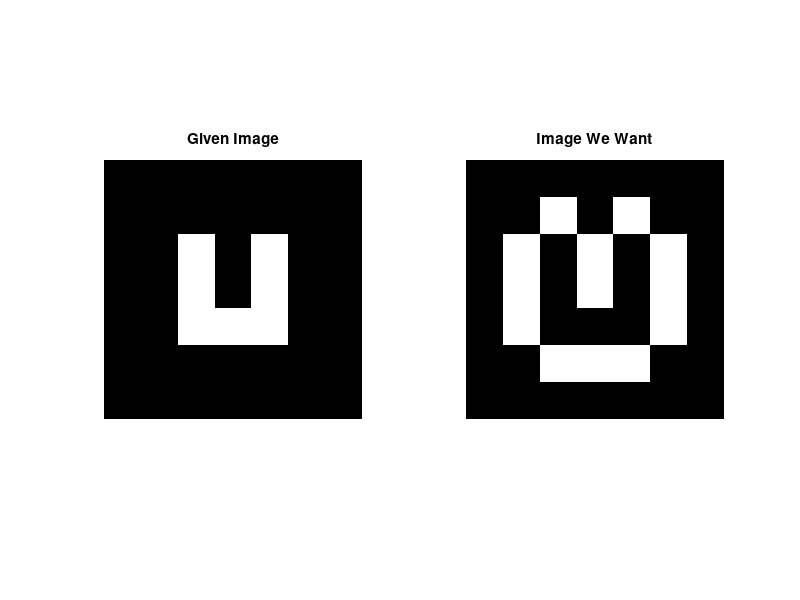

The MATLAB script that drew this image:
f =[0 0 0 0 0 0 0;
    0 0 0 0 0 0 0;
    0 0 1 0 1 0 0;
    0 0 1 0 1 0 0;
    0 0 1 1 1 0 0;
    0 0 0 0 0 0 0;
    0 0 0 0 0 0 0];

[x,y] = size(f);
p = zeros(x, y);

% Dialation using 3X3 Disk Structure

w = [0 1 0;
     1 1 1;
     0 1 0];

for s=2:x-1
    for t=2:y-1
        w1 = [f(s-1, t)*w(1,2) f(s, t-1)*w(2,1) f(s,t)*w(2,2) f(s,t+1)*w(2,3) f(s+1,t)*w(3,2)];
        p(s,t) = max(w1);
    end
end

result = p-f;
figure;
subplot(1,2,1);
imshow(f);
title('Given Image');
subplot(1,2,2);
imshow(result);
title('Image We Want');
